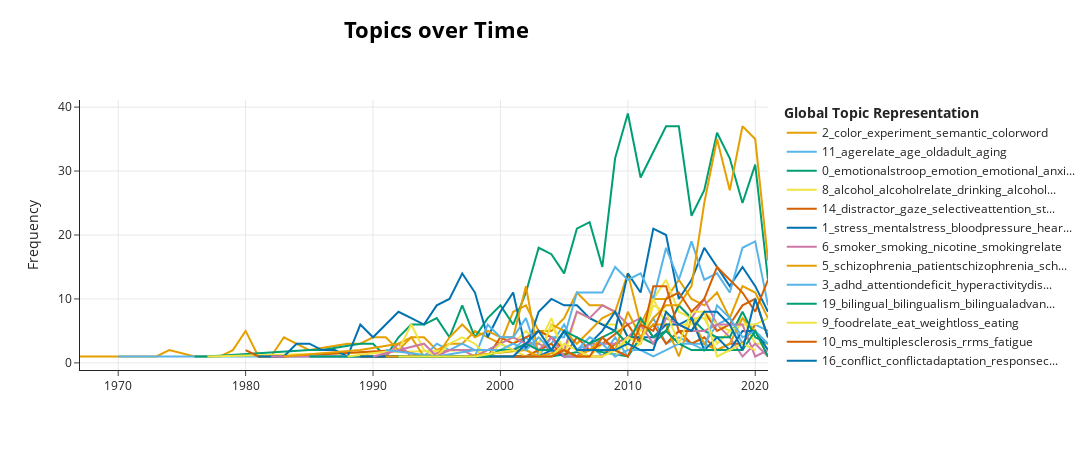

Here is the notebook cell this chart was saved with:
### Markdown cell above
## Topics evolution over the span of the years (time-dependent model)

### Code cell
docs = df.query('corpus_name == "Stroop Task"')['preprocessed_abstract'].to_list()
years = df.query('corpus_name == "Stroop Task"')['year'].to_list()
topics = stroop_topic_model[1]
topics_over_time = stroop_topic_model[0].topics_over_time(docs, topics, years)#, datetime_format='%b')
stroop_topic_model[0].visualize_topics_over_time(topics_over_time, top_n_topics=20)
